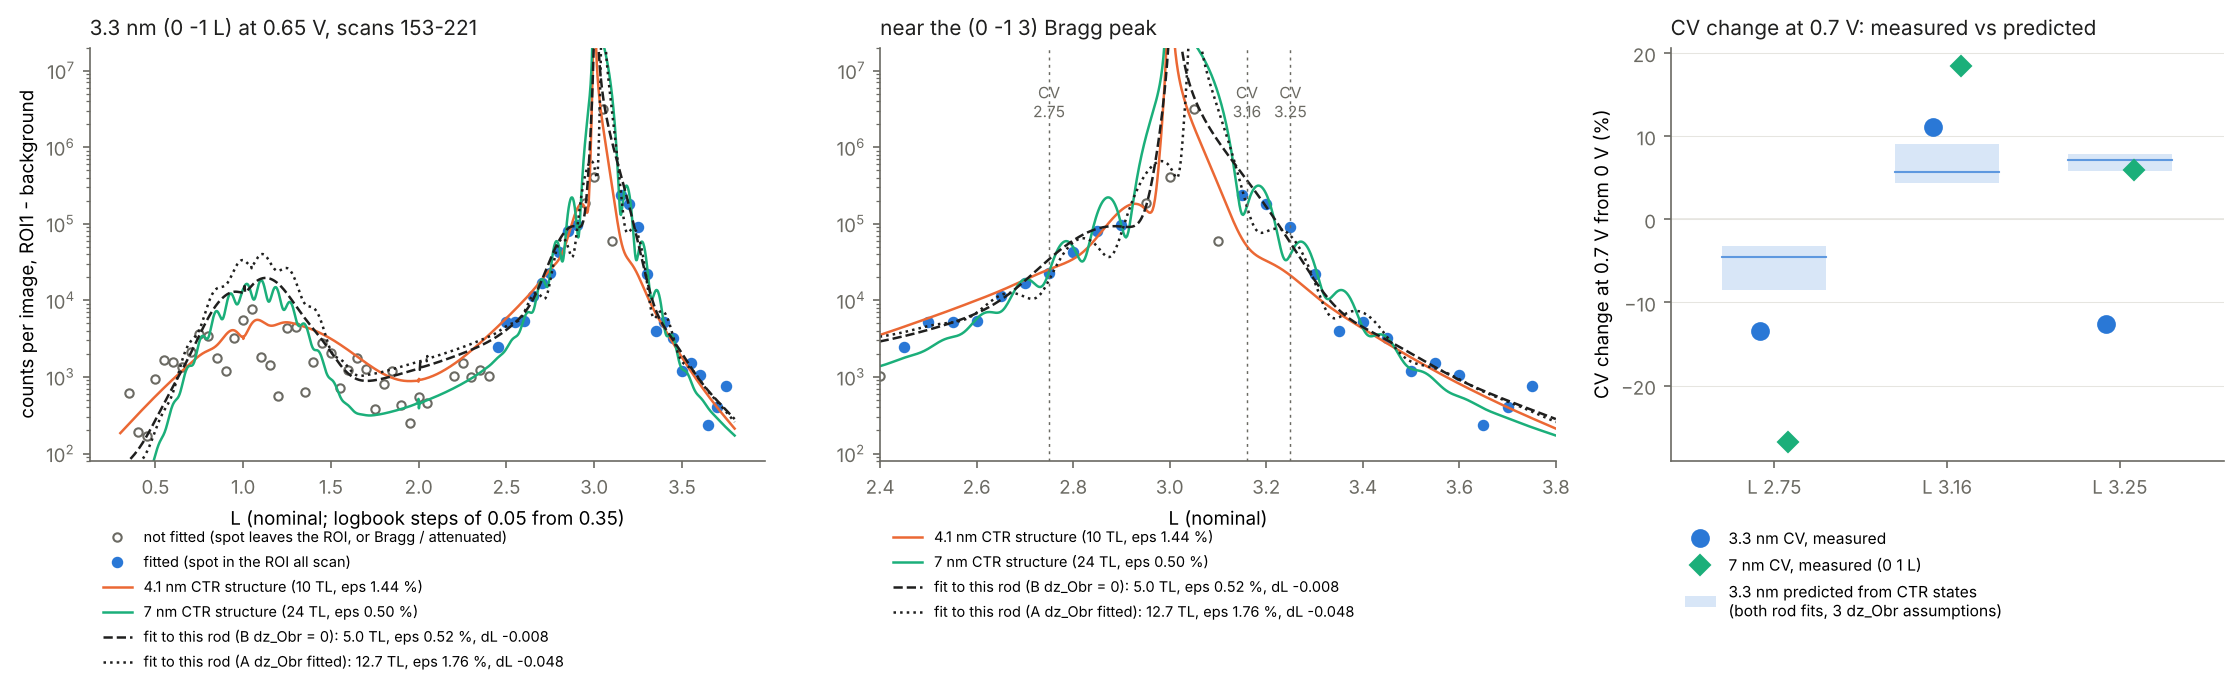

Python code for this plot:
"""Figure for rod153.py: the 3.3 nm (0 -1 L) rod at 0.65 V from scans 153-221 against the film models, and the measured
3.3 nm CV changes at 0.7 V against the predictions from the CTR-fitted surface states (every structure and dz_Obr
assumption in rod153.json). Run rod153.py first."""
import json, os, sys
here = os.path.dirname(os.path.abspath(__file__))
__file__ = os.path.join(here, "rod153.py")
exec(open(os.path.join(here, "rod153.py")).read().split("use = rod[")[0])
import matplotlib
matplotlib.use("Agg")
import matplotlib.pyplot as plt

o = json.load(open(os.path.join(here, "rod153.json")))
rod = pd.DataFrame(o["rod"]); FREE = o["free"][:4]
INK, MUTED, GRID = "#1f1f1e", "#6b6a63", "#e6e5e0"
C33, C41, C7 = "#2a78d6", "#eb6834", "#1baf7a"
plt.rcParams.update({"font.size": 9, "axes.edgecolor": MUTED, "xtick.color": MUTED, "ytick.color": MUTED,
                     "axes.spines.top": False, "axes.spines.right": False})
fig, ax = plt.subplots(1, 3, figsize=(15, 4.8), gridspec_kw=dict(width_ratios=[1.1, 1.1, 0.9]))
Lm = np.linspace(0.3, 3.8, 1400)
fitpts = rod.scan.isin(o["fit_points"])
for a, lo, hi in ((ax[0], 0.3, 3.8), (ax[1], 2.4, 3.8)):
    a.semilogy(rod.L_nom[~fitpts], np.clip(rod["mean"][~fitpts], 1, None), "o", ms=4, mfc="white", mec=MUTED,
               label="not fitted (spot leaves the ROI, or Bragg / attenuated)")
    a.semilogy(rod.L_nom[fitpts], rod["mean"][fitpts], "o", ms=4.5, color=C33, label="fitted (spot in the ROI all scan)")
mods = [(dict(base, **state("B dz_Obr = 0", 0.7)), 0.0, 0.0, C41, "-", "4.1 nm CTR structure (10 TL, eps 1.44 %)"),
        (dict(P.view(lead["7 nm"]), **state("B dz_Obr = 0", 0.7)), 0.0, 0.0, C7, "-", "7 nm CTR structure (24 TL, eps 0.50 %)")]
for var, ls in (("B dz_Obr = 0", "--"), ("A dz_Obr fitted", ":")):
    x = o["fits"][var]["x"]
    mods.append((dict(base, **state(var, 0.7), **dict(zip(FREE, x[:4]))), x[4], x[5], INK, ls,
                 f"fit to this rod ({var}): {x[0]:.1f} TL, eps {x[2]:.2f} %, dL {x[4]:+.3f}"))
sel = fitpts.values
for v, dL, slope, c, ls, lab in mods:
    Im = I(v, Lm + dL) * np.exp(2 * slope * (Lm - 3))
    k = np.exp(np.median(np.log(rod["mean"][sel].values / np.interp(rod.L_nom[sel].values, Lm, Im))))
    for a in ax[:2]:
        a.semilogy(Lm, Im * k, color=c, ls=ls, lw=1.2, label=lab)
for Lc in (2.75, 3.16, 3.25):
    ax[1].axvline(Lc, color=MUTED, lw=0.7, ls=(0, (2, 3)))
    ax[1].text(Lc, 2.2e6, f"CV\n{Lc:g}", ha="center", va="bottom", fontsize=7.5, color=MUTED)
ax[0].set_ylim(80, 2e7); ax[1].set_ylim(80, 2e7); ax[1].set_xlim(2.4, 3.8)
ax[0].set_xlabel("L (nominal; logbook steps of 0.05 from 0.35)"); ax[1].set_xlabel("L (nominal)")
ax[0].set_ylabel("counts per image, ROI1 - background")
ax[0].set_title("3.3 nm (0 -1 L) at 0.65 V, scans 153-221", loc="left", color=INK, fontsize=10)
ax[1].set_title("near the (0 -1 3) Bragg peak", loc="left", color=INK, fontsize=10)
ax[0].legend(fontsize=7, frameon=False, loc="upper left", bbox_to_anchor=(0.0, -0.13), ncol=1)
h, l = ax[1].get_legend_handles_labels()
ax[1].legend(h[2:], l[2:], fontsize=7, frameon=False, loc="upper left", bbox_to_anchor=(0.0, -0.13))

# CV change at 0.7 V: measured 3.3 nm and 7 nm, and the range of 3.3 nm predictions
meas = o["measured"]; pr = o["predictions"]
t7 = {r["hkl"].replace("+1", "-1"): r["measured"] for r in json.load(open(os.path.join(here, "ctr2cv.json")))["table"]
      if r["film"] == "7 nm" and r["E"] == 0.7}
a = ax[2]
for i, Lc in enumerate((2.75, 3.16, 3.25)):
    hkl = f"(0 -1 {Lc:g})"
    vals = [100 * q["0.7"] for var in pr[hkl].values() for tag, q in var.items() if tag != "7 nm structure"]
    a.add_patch(plt.Rectangle((i - 0.3, min(vals)), 0.6, max(vals) - min(vals), color=C33, alpha=0.18, lw=0))
    a.plot([i - 0.3, i + 0.3], [np.median(vals)] * 2, color=C33, lw=1, alpha=0.7)
    a.plot(i - 0.08, 100 * meas[hkl]["0.7"], "o", ms=8, color=C33, label="3.3 nm CV, measured" if i == 0 else None)
    if hkl in t7:
        a.plot(i + 0.08, 100 * t7[hkl], "D", ms=6.5, color=C7, label="7 nm CV, measured (0 1 L)" if i == 0 else None)
a.add_patch(plt.Rectangle((0, 0), 0, 0, color=C33, alpha=0.18, lw=0, label="3.3 nm predicted from CTR states\n(both rod fits, 3 dz_Obr assumptions)"))
a.axhline(0, color=GRID, lw=0.8)
a.set_xticks(range(3)); a.set_xticklabels(["L 2.75", "L 3.16", "L 3.25"]); a.set_xlim(-0.6, 2.6)
a.set_ylabel("CV change at 0.7 V from 0 V (%)")
a.set_title("CV change at 0.7 V: measured vs predicted", loc="left", color=INK, fontsize=10)
a.legend(fontsize=7.5, frameon=False, loc="upper left", bbox_to_anchor=(0.0, -0.13))
a.grid(axis="y", color=GRID, lw=0.5); a.set_axisbelow(True)
fig.tight_layout(); fig.savefig(os.path.join(here, "fig_rod153.png"), dpi=150, bbox_inches="tight")
